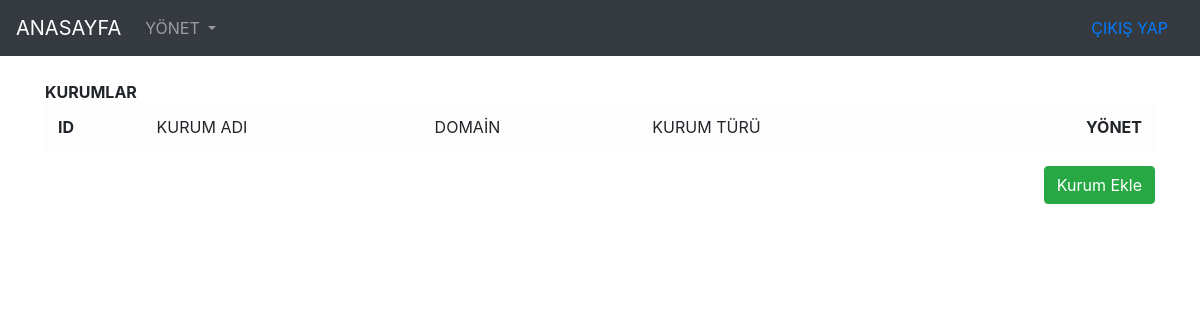
Before: /kurumlar.php with the older database file.
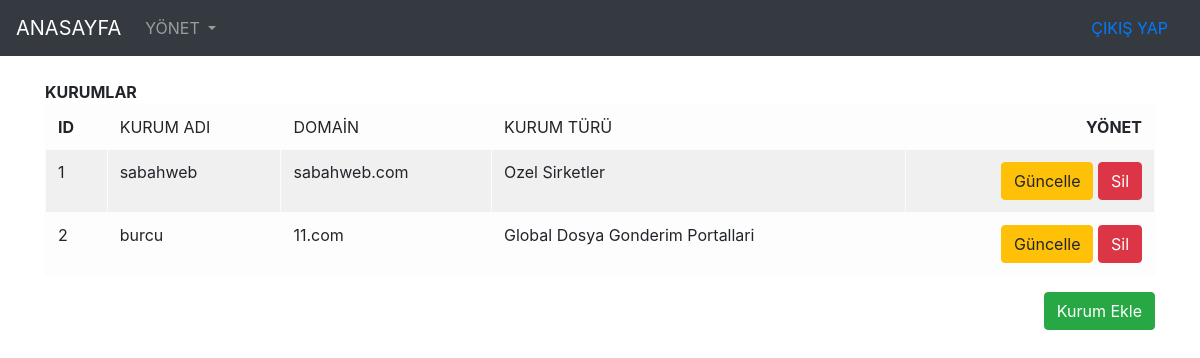
After: the same page with the newer database file.
### tables this page shows
CREATE TABLE `kurumlar` (
  `KID` int(50) NOT NULL,
  `KurumAdi` varchar(250) NOT NULL,
  `Domain` varchar(250) NOT NULL,
  `EklenmeTarihi` timestamp NOT NULL DEFAULT current_timestamp(),
  `DuzenlenmeTarihi` timestamp NOT NULL DEFAULT current_timestamp(),
  `Ekleyen` varchar(20) NOT NULL,
  `Duzenleyen` varchar(20) NOT NULL,
  `Silindi` bit(2) NOT NULL,
  `Silen` int(10) NOT NULL,
  `KTID` varchar(200) DEFAULT NULL
);

### kurumlar.php (the view, shortened to what this page needs)
<?php
include("inc/db.php");
include("inc/header.php");
include('inc/navbar.php');?>
<form method="post" action="#">
<div class="container">
	  <br><div class="row justify-content-center">
		<div class="col">
		 <table class="table table-bordered table-striped table-light">
			<tr colspan = 5 ><b>KURUMLAR</tr>
			<tr>
			 <td><b>ID</td>
			 <td>KURUM ADI</td>
			 <td>DOMAİN</td>
			 <td>KURUM TÜRÜ</td>
			 <td class="text-right"><b>YÖNET</td>
			 </tr>
			 <?php
			$query = $baglan->prepare("select * from kurumlar INNER JOIN kurumtürleri ON kurumlar.KTID = kurumtürleri.ID");
			 $query->execute();
			 $result=$query-> fetchAll(PDO::FETCH_OBJ);
			 foreach($result as $row){?>
			 	<tr>
			 	<td><?= $row->KID ?></td>
			 	<td><?= $row->KurumAdi ?></td>
				<td><?= $row->Domain ?></td>
				<td><?= $row->Adi ?></td>
			 		<td class="text-right">
					<a href="kurumlarduzenle.php?islem=guncelle&id=<?= $row->KID ?> " class="btn btn-warning">Güncelle</a>
					<a href="kurumlarduzenle.php?islem=sil&id=<?= $row->KID ?> " class="btn btn-danger">Sil</a>
				</td>
			    </tr>
			 <?php } ?>
			</table>
			<div class ="text-right">
			<td><a href="kurumlarduzenle.php?islem=ekle" class="btn btn-success">Kurum Ekle</a></td>
		  </div>  </div>
	  </div>
	</div>
 </form>

Changed rows visible on the page:
added kurumlar: KID "1", KurumAdi "sabahweb", Domain "sabahweb.com", kurumtürleri.Adi "Ozel Sirketler"
added kurumlar: KID "2", KurumAdi "burcu", Domain "11.com", kurumtürleri.Adi "Global Dosya Gonderim Portallari"
